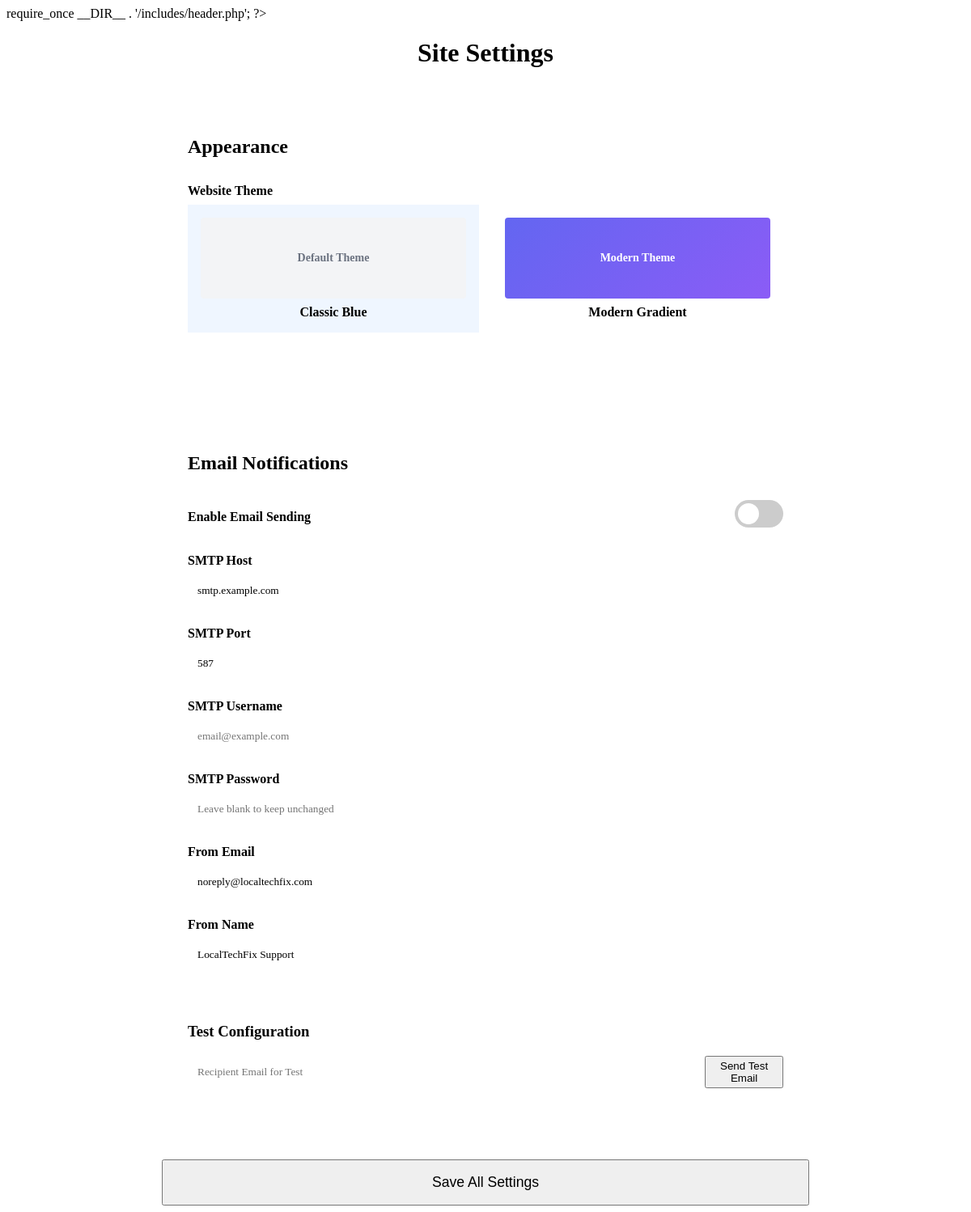
Screenshot of /admin/settings.php (signed in) with the database file from the repository.
### tables this page shows
CREATE TABLE IF NOT EXISTS settings (
    id INT AUTO_INCREMENT PRIMARY KEY,
    setting_key VARCHAR(50) NOT NULL UNIQUE,
    setting_value TEXT,
    created_at TIMESTAMP DEFAULT CURRENT_TIMESTAMP,
    updated_at TIMESTAMP DEFAULT CURRENT_TIMESTAMP ON UPDATE CURRENT_TIMESTAMP
);

### includes/functions.php (called while the page is built, shortened)
<?php
function getSetting($key, $default = null) {
    $db = new Database();
    $conn = $db->connect();
    $stmt = $conn->prepare("SELECT setting_value FROM settings WHERE setting_key = ?");
    $stmt->execute([$key]);
    $result = $stmt->fetch();
    return $result ? $result['setting_value'] : $default;
}

### admin/settings.php (the view, shortened to what this page needs)
<?php
require_once __DIR__ . '/../includes/functions.php';
$currentTheme = getSetting('site_theme', 'default');
$smtpHost = getSetting('smtp_host', '');
$smtpPort = getSetting('smtp_port', '587');
$smtpUser = getSetting('smtp_user', '');
$smtpFromEmail = getSetting('smtp_from_email', '');
$smtpFromName = getSetting('smtp_from_name', 'LocalTechFix Support');
?>
            <h1 style="margin-bottom: 2rem; color: var(--secondary-color); text-align: center;">Site Settings</h1>
            <form method="POST" action="" class="settings-container">
                <div class="settings-card">
                    <h2><i class="fa-solid fa-paint-roller"></i> Appearance</h2>
                    <div class="form-group">
                        <label>Website Theme</label>
                        <div class="theme-options">
                            <label class="theme-option <?= $currentTheme === 'default' ? 'active' : '' ?>" onclick="selectTheme(this)">
                                <div class="theme-preview">
                                    Default Theme
                                </div>
                                <strong>Classic Blue</strong>
                            </label>
                            <label class="theme-option <?= $currentTheme === 'modern' ? 'active' : '' ?>" onclick="selectTheme(this)">
                                <div class="theme-preview modern">
                                    Modern Theme
                                </div>
                                <strong>Modern Gradient</strong>
                            </label>
                        </div>
                    </div>
                </div>
                <div class="settings-card">
                    <h2><i class="fa-solid fa-envelope"></i> Email Notifications</h2>
                    <div class="form-group" style="display: flex; align-items: center; justify-content: space-between;">
                        <label style="margin-bottom: 0;">Enable Email Sending</label>
                        <label class="toggle-switch">
                            <span class="slider"></span>
                        </label>
                    </div>
                    <div class="form-group">
                        <label>SMTP Host</label>
                        <input type="text" name="smtp_host" class="form-control" value="<?= htmlspecialchars($smtpHost) ?>" placeholder="e.g. smtp.gmail.com">
                    </div>
                    <div class="form-group">
                        <label>SMTP Port</label>
                        <input type="text" name="smtp_port" class="form-control" value="<?= htmlspecialchars($smtpPort) ?>" placeholder="e.g. 587">
                    </div>
                    <div class="form-group">
                        <label>SMTP Username</label>
                        <input type="text" name="smtp_user" class="form-control" value="<?= htmlspecialchars($smtpUser) ?>" placeholder="email@example.com">
                    </div>
                    <div class="form-group">
                        <label>SMTP Password</label>
                        <input type="password" name="smtp_pass" class="form-control" placeholder="Leave blank to keep unchanged">
                    </div>
                    <div class="form-group">
                        <label>From Email</label>
                        <input type="email" name="smtp_from_email" class="form-control" value="<?= htmlspecialchars($smtpFromEmail) ?>" placeholder="noreply@yourdomain.com">
                    </div>
                    <div class="form-group">
                        <label>From Name</label>
                        <input type="text" name="smtp_from_name" class="form-control" value="<?= htmlspecialchars($smtpFromName) ?>" placeholder="Support Team">
                    </div>
                    <h3>Test Configuration</h3>
                    <div class="form-group" style="display: flex; gap: 1rem;">
                        <input type="email" name="test_email_to" class="form-control" placeholder="Recipient Email for Test">
                        <button type="submit" name="test_email_btn" value="1" class="btn btn-secondary">
                            Send Test Email
                        </button>
                    </div>
                </div>
                <button type="submit" class="btn btn-primary" style="width: 100%; padding: 1rem; font-size: 1.1rem;">
                    <i class="fa-solid fa-save"></i> Save All Settings
                </button>
            </form>
<?php require_once __DIR__ . '/includes/footer.php'; ?>

### admin/settings.php (style rules this page uses)
.settings-container { max-width: 800px; margin: 0 auto; display: grid; gap: 2rem; }
.settings-card { background: var(--white); padding: 2rem; border-radius: var(--radius); box-shadow: var(--shadow-md); }
.settings-card h2 { margin-bottom: 1.5rem; padding-bottom: 0.5rem; border-bottom: 1px solid var(--border-color); color: var(--primary-color); }
.form-group { margin-bottom: 1.5rem; }
.form-group label { display: block; margin-bottom: 0.5rem; font-weight: 600; color: var(--secondary-color); }
.form-control { width: 100%; padding: 0.75rem; border: 1px solid var(--border-color); border-radius: var(--radius); font-family: inherit; }
.theme-options { display: grid; grid-template-columns: 1fr 1fr; gap: 1rem; }
.theme-option { border: 2px solid var(--border-color); border-radius: var(--radius); padding: 1rem; cursor: pointer; transition: all 0.3s; text-align: center; }
.theme-option.active { border-color: var(--primary-color); background: #eff6ff; }
.theme-preview { height: 100px; background: #f3f4f6; margin-bottom: 0.5rem; border-radius: 4px; display: flex; align-items: center; justify-content: center; color: #6b7280; font-size: 0.875rem; }
.theme-preview.modern { background: linear-gradient(135deg, #6366f1, #8b5cf6); color: white; }
.toggle-switch { position: relative; display: inline-block; width: 60px; height: 34px; }
.slider { position: absolute; cursor: pointer; top: 0; left: 0; right: 0; bottom: 0; background-color: #ccc; transition: .4s; border-radius: 34px; }
.slider:before { position: absolute; content: ""; height: 26px; width: 26px; left: 4px; bottom: 4px; background-color: white; transition: .4s; border-radius: 50%; }

### rows the page displays
settings: smtp_host "smtp.example.com"
settings: smtp_port "587"
settings: smtp_from_email "noreply@localtechfix.com"
settings: smtp_from_name "LocalTechFix Support"
